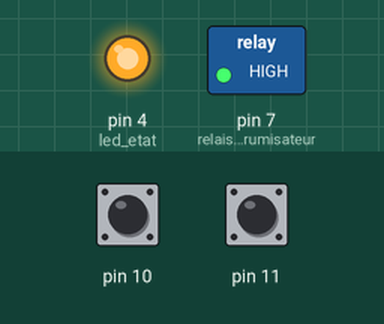
This program was run on a simulated MicroPython board. On the bench: switched loads named in the program (green lamp = pin HIGH), output pins drawn as LEDs (lit = HIGH). Dashed ring = blinking. The test bench sets the inputs (shaded band); at power-on: pin 11 HIGH, pin 10 HIGH. What the program prints to the serial console is not drawn.

Above: at 1.3 s.
1.4 s: pin 11 pulled LOW for 0.15 s
At 2.7 s:
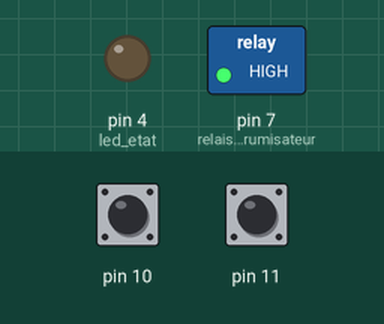
3.0 s: pin 10 pulled LOW for 0.15 s
At 3.33 s:
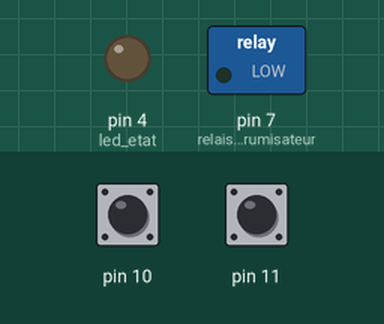
4.8 s: pin 11 pulled LOW for 1 s
At 5.6 s:
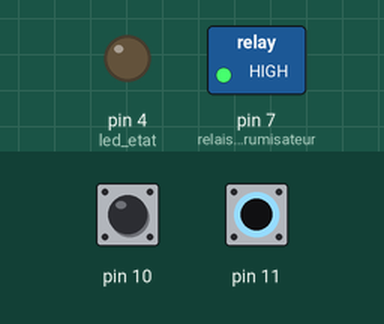
7.3 s: pin 10 pulled LOW for 1 s
At 8.2 s:
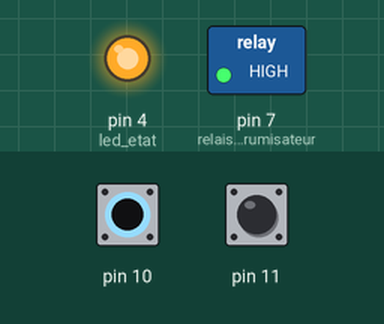
Timing chart, 0 to 10.3 s (numbered marks = the images above; inputs shaded):
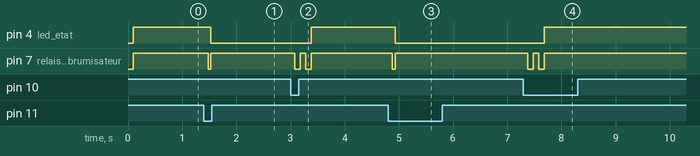

Measured:
- after the input at 1.4 s, pin 4 (led_etat): HIGH → LOW after 0.13 s; pin 7 (relais2_brumisateur): HIGH → LOW after 0.08 s, → HIGH 0.05 s later
- after the input at 3.0 s, pin 4 (led_etat): LOW → HIGH after 0.38 s; pin 7 (relais2_brumisateur): alternates HIGH for 0.10 s and LOW for 0.10 s, 4 changes in all, then stays HIGH, starting after 0.08 s
- after the input at 4.8 s, pin 4 (led_etat): HIGH → LOW after 0.13 s; pin 7 (relais2_brumisateur): HIGH → LOW after 0.08 s, → HIGH 0.05 s later
- after the input at 7.3 s, pin 4 (led_etat): LOW → HIGH after 0.38 s; pin 7 (relais2_brumisateur): alternates HIGH for 0.10 s and LOW for 0.10 s, 4 changes in all, then stays HIGH, starting after 0.08 s

The program:

260427_code_relais_brumisateur_2bps.py
```python
from machine import Pin
import time
from quant_debounce_bp import Quant_Debounce_Bp

time.sleep(0.1) # Wait for USB to become ready

print("Test Brumisateur !")

# INIT
bp3_allumer = Quant_Debounce_Bp(11, "bp3")
bp4_eteindre = Quant_Debounce_Bp(10, "bp4")
led_etat = Pin(4, Pin.OUT) #LED rouge
relais2_brumisateur = Pin(7, Pin.OUT)


# place les actionneur dans leur etat par defaut
relais2_brumisateur.value(1)  # eteint le brumisateur
led_etat.value(1)       # eteint la led (!! logique inversée car collecteur ouvert)
mon_etat = "eteint"     # variable d'etat du programme

# boucle principale
while True:
    if mon_etat == "eteint":
        if bp3_allumer.get_state() == "appuyer":
            # on allume le brumisateur
            relais2_brumisateur.value(0)
            time.sleep(0.05)
            relais2_brumisateur.value(1)
            # on allume la led (!! logique inversée car collecteur ouvert)
            led_etat.value(0)
            mon_etat = "allumer"
    else:
        if bp4_eteindre.get_state() == "appuyer":
            # on eteint le brumisateur
            relais2_brumisateur.value(0)
            time.sleep(0.1)
            relais2_brumisateur.value(1)
            time.sleep(0.1)
            relais2_brumisateur.value(0)
            time.sleep(0.1)
            relais2_brumisateur.value(1)
            # on eteint la led (!! logique inversée car collecteur ouvert)
            led_etat.value(1)
            mon_etat = "eteint"
```

quant_debounce_bp.py
```python
import machine
from machine import Pin, Timer

debounce_time = 80

class BtnState:
    RELEASED = 0
    PRESSED  = 1
    DEBOUNCE = 2

class Quant_Debounce_Bp:

    def __init__(self, pin_no, name):
        self.name = name
        self.pin = Pin(pin_no, Pin.IN, Pin.PULL_UP)
        self.state = BtnState.RELEASED
        self.timer = Timer(-1)
        self.bp = "relacher"

        self.pin.irq(trigger=Pin.IRQ_FALLING | Pin.IRQ_RISING,
                     handler=self._irq_handler)

    def _irq_handler(self, pin):
        if self.state != BtnState.DEBOUNCE:
            self.state = BtnState.DEBOUNCE
            self.timer.init(mode=Timer.ONE_SHOT,
                            period=debounce_time,
                            callback=self._debounce_done)

    def _debounce_done(self, t):
        level = self.pin.value()
        if level == 0:
            self.state = BtnState.PRESSED
            self._on_pressed()
        else:
            self.state = BtnState.RELEASED
            self._on_released()

    def _on_pressed(self):
        self.bp = "appuyer"

    def _on_released(self):
        self.bp = "relacher"
        pass

    def get_state(self):
        return self.bp
```
